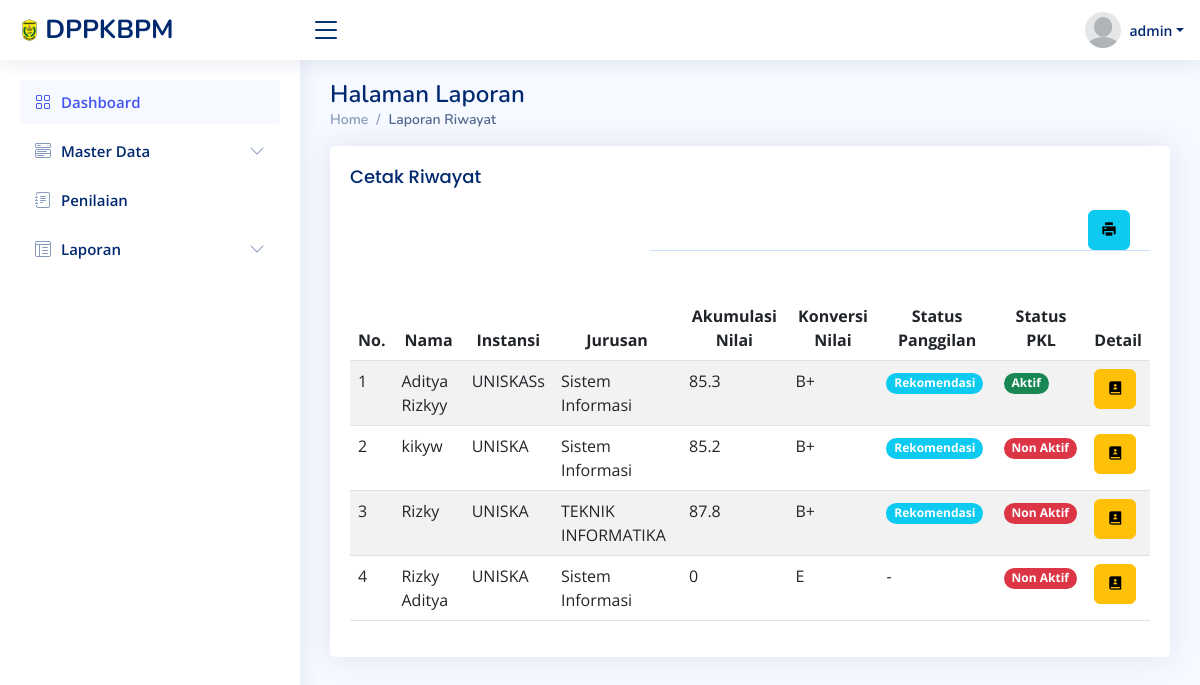
The page /r_riwayat/data_report.php (signed in) on the database as committed earlier.
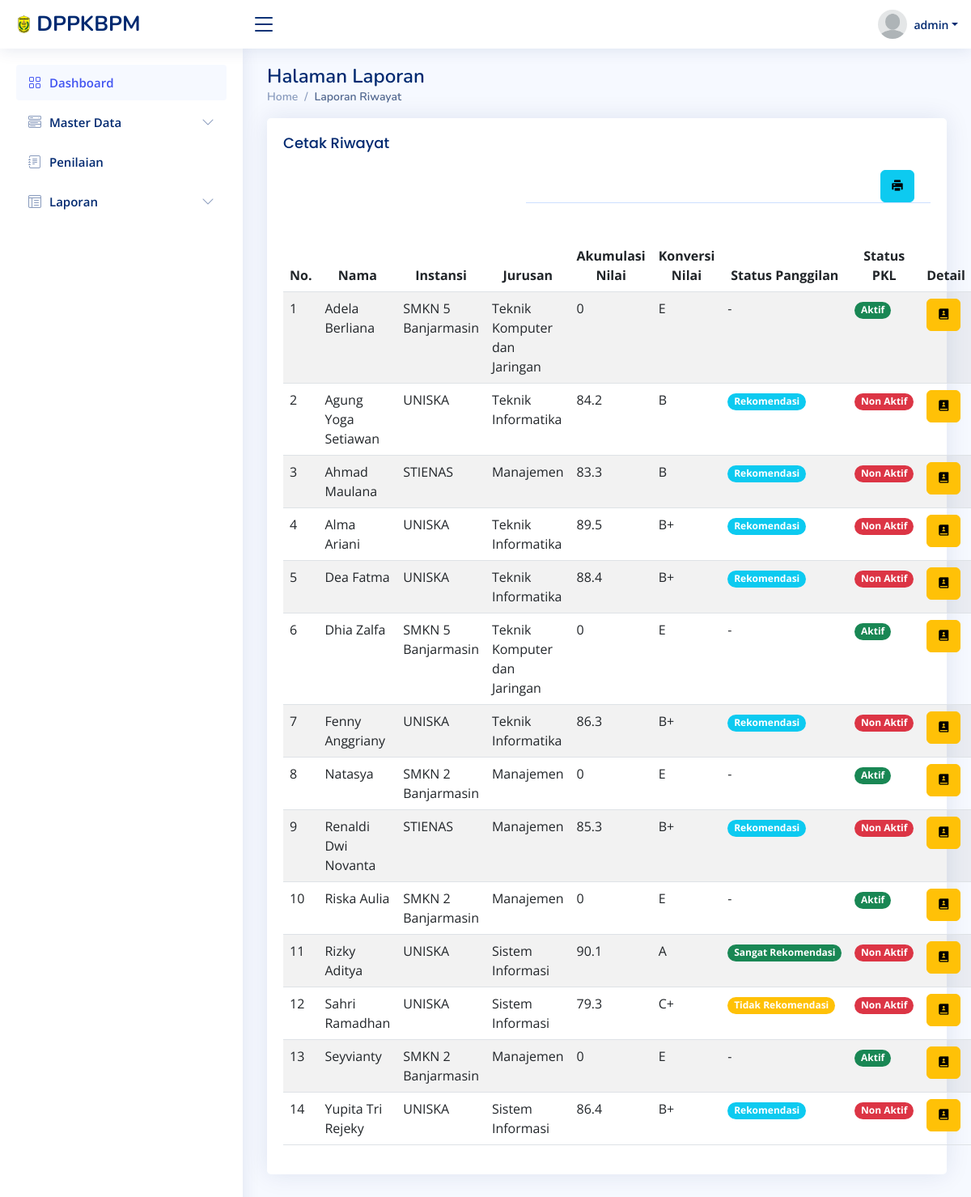
The same page on the database as committed later.
### tables this page shows
CREATE TABLE `tb_magang` (
  `id_magang` int(11) NOT NULL,
  `nama` varchar(255) NOT NULL,
  `username` varchar(30) NOT NULL,
  `induk` int(11) NOT NULL,
  `tgl_lahir` varchar(100) NOT NULL,
  `alamat` varchar(255) NOT NULL,
  `jk` enum('L','P') NOT NULL,
  `telepon` varchar(255) NOT NULL,
  `instansi` varchar(255) NOT NULL,
  `jurusan` varchar(255) NOT NULL,
  `tgl_masuk` date NOT NULL,
  `tgl_keluar` date NOT NULL,
  `password` varchar(30) NOT NULL,
  `status` enum('user','admin') NOT NULL
);

### r_riwayat/data_report.php (the view, shortened to what the changed rows need)
<?php
include '../utilities/sidebar.php';
if ($_SESSION['status'] != 'admin') {
    echo "<script>
    window.location.href='../pages-error-404.html'
    </script>";
} else {
    ?>
<div class="pagetitle">
  <h1>Halaman Laporan</h1>
</div>
<section class="section">
<div class="card">
            <div class="card-body">
                <table class="table table-striped" id="idcuy">
                <thead>
                    <tr class="text-center">
                        <th>No.</th>
                        <th>Nama</th>
                        <th>Instansi</th>
                        <th>Jurusan</th>
                        <th>Akumulasi Nilai</th>
                        <th>Konversi Nilai</th>
                        <th>Status Panggilan</th>
                        <th>Status PKL</th>
                        <th>Detail</th>
                    </tr>
                </thead>
                <tbody>
                    <?php
                    include '../koneksi/koneksi.php';
                    $query = "SELECT tb_magang.username, tb_magang.nama, tb_magang.instansi, tb_magang.tgl_keluar, tb_magang.tgl_masuk, tb_magang.jurusan, tb_magang.tgl_masuk, tb_magang.tgl_keluar, tb_magang.id_magang, tb_nilai.usn_nilai, IFNULL(tb_nilai.rata_rata, 0) as rata_rata, COUNT(pelanggaran) AS pelanggaran FROM tb_magang LEFT JOIN tb_pelanggaran ON tb_magang.username = tb_pelanggaran.usn_pelanggaran LEFT JOIN tb_nilai ON tb_magang.username = tb_nilai.usn_nilai GROUP BY tb_magang.username ORDER BY tb_magang.nama ASC";
                    $data = mysqli_query($konek, $query);
                    $tanggal_sekarang = date('Y-m-d');
                    $no = 0;
                    while ($row = mysqli_fetch_array($data)) {
                        $no++;
                        if ($row['rata_rata'] == true) {
                            $poin = 0.3;
                            $score = $row['rata_rata'] - ($row['pelanggaran'] * $poin);
                        } else {
                            $poin = 0;
                            $score = $row['rata_rata'] - ($row['pelanggaran'] * $poin);
                        }
                        if ($row['tgl_keluar'] >= $row['tgl_masuk'] && $tanggal_sekarang < $row['tgl_keluar']) {
                            $status = "<span class='badge rounded-pill bg-success'>Aktif</span>";
                        } else {
                            $status = "<span class='badge rounded-pill bg-danger'>Non Aktif</span>";
                        }
                        if ($score >= 90) {
                            $huruf = "A";
                            $rekomendasi = "<span class='badge rounded-pill bg-success'>Sangat Rekomendasi</span>";
                        } else if ($score >= 85) {
                            $huruf = "B+";
                            $rekomendasi = "<span class='badge rounded-pill bg-info'>Rekomendasi</span>";
                        } else if ($score >= 80) {
                            $huruf = "B";
                            $rekomendasi = "<span class='badge rounded-pill bg-info'>Rekomendasi</span>";
                        } else if ($score >= 75) {
                            $huruf = "C+";
                            $rekomendasi = "<span class='badge rounded-pill bg-warning'>Tidak Rekomendasi</span>";
                        } else if ($score >= 70) {
                            $huruf = "C";
                            $rekomendasi = "<span class='badge rounded-pill bg-warning'>Tidak Rekomendasi</span>";
                        } else if ($score >= 60) {
                            $huruf = "D";
                            $rekomendasi = "<span class='badge rounded-pill bg-danger'>Sangat Tidak Rekomendasi</span>";
                        } else {
                            $huruf = "E";
                            $rekomendasi = "<span >-</span>";
                        }
                        echo "<tr>
                        <td>$no</td>
                        <td>$row[nama]</td>
                        <td>$row[instansi]</td>
                        <td>$row[jurusan]</td>
                        <td>$score</td>
                        <td>$huruf</td>
                        <td>$rekomendasi</td>
                        <td>$status</td>
                        <td>
                        <div class='btn-row'>
                            <div class='btn-group'>
                                <a href='./detail_riwayat.php?id=$row[8]' class='btn btn-warning'><i class='ri ri-contacts-book-2-fill'></i></a>
                                </div>
                            </div>
                        </td>
                        </tr>";
                    }
                    ?>
                </tbody>
            </div>
        </div>
    </section>
<?php
}
include '../utilities/footer.php';
?>

Rows that differ between the two databases and show on the page:
removed tb_magang: nama "kikyw", instansi "UNISKA", jurusan "Sistem Informasi", score "85.2", huruf "B+", shows "Rekomendasi", tgl_keluar "Non Aktif"
removed tb_magang: nama "Rizky", instansi "UNISKA", jurusan "TEKNIK INFORMATIKA", score "87.8", huruf "B+", shows "Rekomendasi", tgl_keluar "Non Aktif"
added tb_magang: nama "Adela Berliana", instansi "SMKN 5 Banjarmasin", jurusan "Teknik Komputer dan Jaringan", score "0", huruf "E", tgl_keluar "Aktif"
added tb_magang: nama "Agung Yoga Setiawan", instansi "UNISKA", jurusan "Teknik Informatika", score "84.2", huruf "B", shows "Rekomendasi", tgl_keluar "Non Aktif"
added tb_magang: nama "Ahmad Maulana", instansi "STIENAS", jurusan "Manajemen", score "83.3", huruf "B", shows "Rekomendasi", tgl_keluar "Non Aktif"
changed tb_magang: nama "Aditya Rizkyy" → "Alma Ariani"; instansi "UNISKASs" → "UNISKA"; jurusan "Sistem Informasi" → "Teknik Informatika"; score "85.3" → "89.5"; tgl_keluar "Aktif" → "Non Aktif"
added tb_magang: nama "Dea Fatma", instansi "UNISKA", jurusan "Teknik Informatika", score "88.4", huruf "B+", shows "Rekomendasi", tgl_keluar "Non Aktif"
added tb_magang: nama "Dhia Zalfa", instansi "SMKN 5 Banjarmasin", jurusan "Teknik Komputer dan Jaringan", score "0", huruf "E", tgl_keluar "Aktif"
added tb_magang: nama "Fenny Anggriany", instansi "UNISKA", jurusan "Teknik Informatika", score "86.3", huruf "B+", shows "Rekomendasi", tgl_keluar "Non Aktif"
added tb_magang: nama "Natasya", instansi "SMKN 2 Banjarmasin", jurusan "Manajemen", score "0", huruf "E", tgl_keluar "Aktif"
added tb_magang: nama "Renaldi Dwi Novanta", instansi "STIENAS", jurusan "Manajemen", score "85.3", huruf "B+", shows "Rekomendasi", tgl_keluar "Non Aktif"
added tb_magang: nama "Riska Aulia", instansi "SMKN 2 Banjarmasin", jurusan "Manajemen", score "0", huruf "E", tgl_keluar "Aktif"
changed tb_magang "Rizky Aditya": score "0" → "90.1"; huruf "E" → "A"; text "-" → "Sangat Rekomendasi"
added tb_magang: nama "Sahri Ramadhan", instansi "UNISKA", jurusan "Sistem Informasi", score "79.3", huruf "C+", shows "Tidak Rekomendasi", tgl_keluar "Non Aktif"
added tb_magang: nama "Seyvianty", instansi "SMKN 2 Banjarmasin", jurusan "Manajemen", score "0", huruf "E", tgl_keluar "Aktif"
added tb_magang: nama "Yupita Tri Rejeky", instansi "UNISKA", jurusan "Sistem Informasi", score "86.4", huruf "B+", shows "Rekomendasi", tgl_keluar "Non Aktif"
